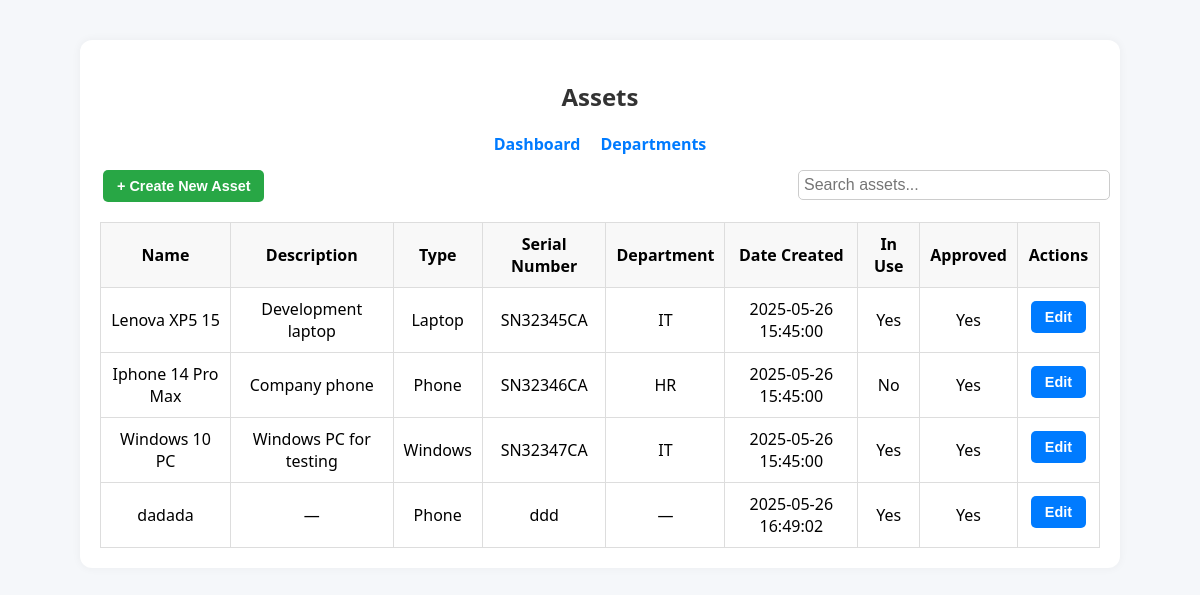
/assets (signed in), run on an earlier commit of the app's database.
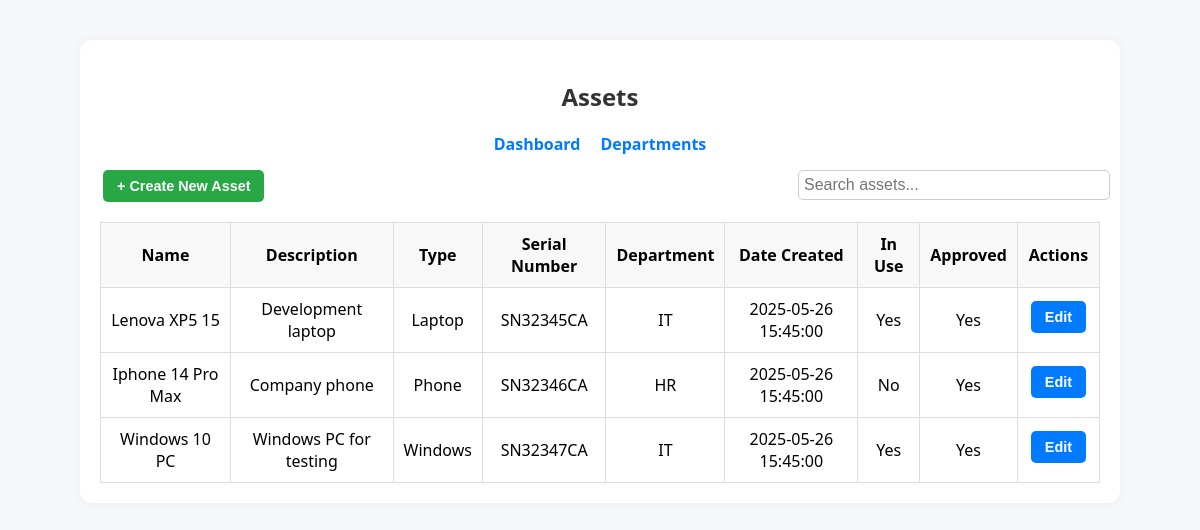
And on a later commit of the database.
### tables this page shows
CREATE TABLE Asset (
        id INTEGER PRIMARY KEY AUTOINCREMENT,
        name TEXT NOT NULL,
        description TEXT,
        type TEXT,
        serial_number TEXT UNIQUE,
        date_created TEXT,
        in_use INTEGER NOT NULL DEFAULT 1,
        approved INTEGER NOT NULL DEFAULT 0,
        owner_id INTEGER,
        department_id INTEGER,
        FOREIGN KEY(owner_id) REFERENCES User(id),
        FOREIGN KEY(department_id) REFERENCES Department(id)
    );

CREATE TABLE Department (
        id INTEGER PRIMARY KEY AUTOINCREMENT,
        name TEXT NOT NULL
    );

### app.py (the view)
@app.route('/assets')
@login_required
def assets():
    user = current_user()
    connection = get_db()
    cursor = connection.cursor()
    if user['role'] == 'Admin':
         cursor.execute('''
            SELECT a.*, u.username AS owner_username, d.name AS department_name
            FROM Asset a
            LEFT JOIN User u ON a.owner_id = u.id
            LEFT JOIN Department d ON a.department_id = d.id
        ''')
    else:
        cursor.execute('''
            SELECT a.*, u.username AS owner_username, d.name AS department_name
            FROM Asset a
            LEFT JOIN User u ON a.owner_id = u.id
            LEFT JOIN Department d ON a.department_id = d.id
            WHERE a.owner_id = ?
        ''', (user['id'],))
    assets = cursor.fetchall()
    cursor.execute("SELECT * FROM Department")
    departments = cursor.fetchall()
    cursor.execute("SELECT id, username FROM User ORDER BY username ASC")
    users = cursor.fetchall()
    return render_template('assets.html', assets=assets, user=user, departments=departments, users=users)

### app.py (called while the page is built)
def get_db():
    if 'db' not in g:
        g.db = sql.connect(app.config['DATABASE'])
        g.db.row_factory = sql.Row
    return g.db

def query_db(query, args=(), one=False):
    cursor = get_db().execute(query, args)
    rv = cursor.fetchall()
    cursor.close()
    return (rv[0] if rv else None) if one else rv

def current_user():
    if 'user_id' in session:
        return query_db('SELECT * FROM User WHERE id = ?', [session['user_id']], one=True)
    return None

def login_required(f):
    @wraps(f)
    def decorated_function(*args, **kwargs):
        if 'user_id' not in session:
            flash('Please log in to access this page.', 'warning')
            return redirect(url_for('login'))
        return f(*args, **kwargs)
    return decorated_function

### templates/assets.html (shortened to what this page needs)
<!DOCTYPE html>
<html lang="en">
  <head>
    <link
      rel="stylesheet"
      href="{{ url_for('static', filename='css/style.css') }}"
    />
    <link
      rel="stylesheet"
      href="{{ url_for('static', filename='css/assets.css') }}"
    />
  </head>
  <body>
    <div class="assets-container">
      <h2 class="text-center">Assets</h2>
      <nav class="nav-links">
        <a href="{{ url_for('dashboard') }}">Dashboard</a>
        <a href="{{ url_for('departments') }}">Departments</a>
      </nav>
      <button class="btn btn-create" id="openCreateModal">
        + Create New Asset
      </button>
      <input type="text" id="searchBar" placeholder="Search assets..." />
      <table>
        <thead>
          <tr>
            <th>Name</th>
            <th>Description</th>
            <th>Type</th>
            <th>Serial Number</th>
            <th>Department</th>
            <th>Date Created</th>
            <th>In Use</th>
            <th>Approved</th>
            <th>Actions</th>
          </tr>
        </thead>
        <tbody>
          {% for asset in assets %}
          <tr>
            <td>{{ asset['name'] }}</td>
            <td>{{ asset['description'] or '—' }}</td>
            <td>{{ asset['type'] or '—' }}</td>
            <td>{{ asset['serial_number'] or '—' }}</td>
            <td>{{ asset['department_name'] or '—' }}</td>
            <td>{{ asset['date_created'] }}</td>
            <td>{{ 'Yes' if asset['in_use'] else 'No' }}</td>
            <td>{{ 'Yes' if asset['approved'] else 'No' }}</td>
            <td>
               {% if user['role'] == 'Admin' or asset['owner_id'] ==
              user['id'] %}
              <button
                class="btn btn-edit"
                data-id="{{ asset['id'] }}"
                data-name="{{ asset['name'] }}"
                data-description="{{ asset['description'] }}"
                data-type="{{ asset['type'] }}"
                data-serial="{{ asset['serial_number'] }}"
                data-department="{{ asset['department_id'] or '' }}"
                data-inuse="{{ asset['in_use'] }}"
                data-approved="{{ asset['approved'] }}"
                data-userid="{{ asset['owner_id'] }}"
                id="editBtn-{{ asset['id'] }}"
              >
                Edit
              </button>
              {% endif %}
            </td>
          </tr>
          {% else %}
          <tr>
            <td colspan="9">No assets found.</td>
          </tr>
          {% endfor %}
        </tbody>
      </table>
    </div>
  </body>
</html>

### static/css/style.css (style rules this page uses)
body { font-family: "Segoe UI", Tahoma, Geneva, Verdana, sans-serif; background: #f5f7fa; display: flex; align-items: center; justify-content: center; margin: 0; }
h2 { text-align: center; color: #333; }
.nav-links { display: flex; justify-content: center; gap: 20px; margin-bottom: 15px; }
.nav-links a { text-decoration: none; color: #007bff; font-weight: bold; }
input[type="text"], input[type="password"] { padding: 10px; margin-bottom: 15px; border: 1px solid #ccc; border-radius: 5px; }
button { padding: 10px; background-color: #007bff; color: white; border: none; border-radius: 5px; cursor: pointer; }
a { color: #007bff; text-decoration: none; }

### static/css/assets.css (style rules this page uses)
.assets-container { max-width: 1000px; margin: 40px auto; padding: 20px; background: #fff; border-radius: 12px; box-shadow: 0 0 10px rgba(0, 0, 0, 0.05); position: relative; }
table { width: 100%; border-collapse: collapse; margin-top: 20px; }
th, td { padding: 10px; border: 1px solid #ddd; text-align: center; }
th { background: #f8f8f8; }
.btn { padding: 8px 14px; margin: 0 3px; border: none; border-radius: 5px; cursor: pointer; font-weight: 600; font-size: 0.9rem; }
.btn-create { background-color: #28a745; color: white; }
.btn-edit { background-color: #007bff; color: white; margin-bottom: 6px; }
#searchBar { margin-bottom: 10px; padding: 5px; width: 300px; font-size: 16px; position: absolute; right: 10px; }

What changed in the data, as far as the page shows it:
removed Asset: name "dadada", description "—", type "Phone", serial_number "ddd", asset "—", date_created "2025-05-26 16:49:02", in_use "Yes", approved "Yes"
